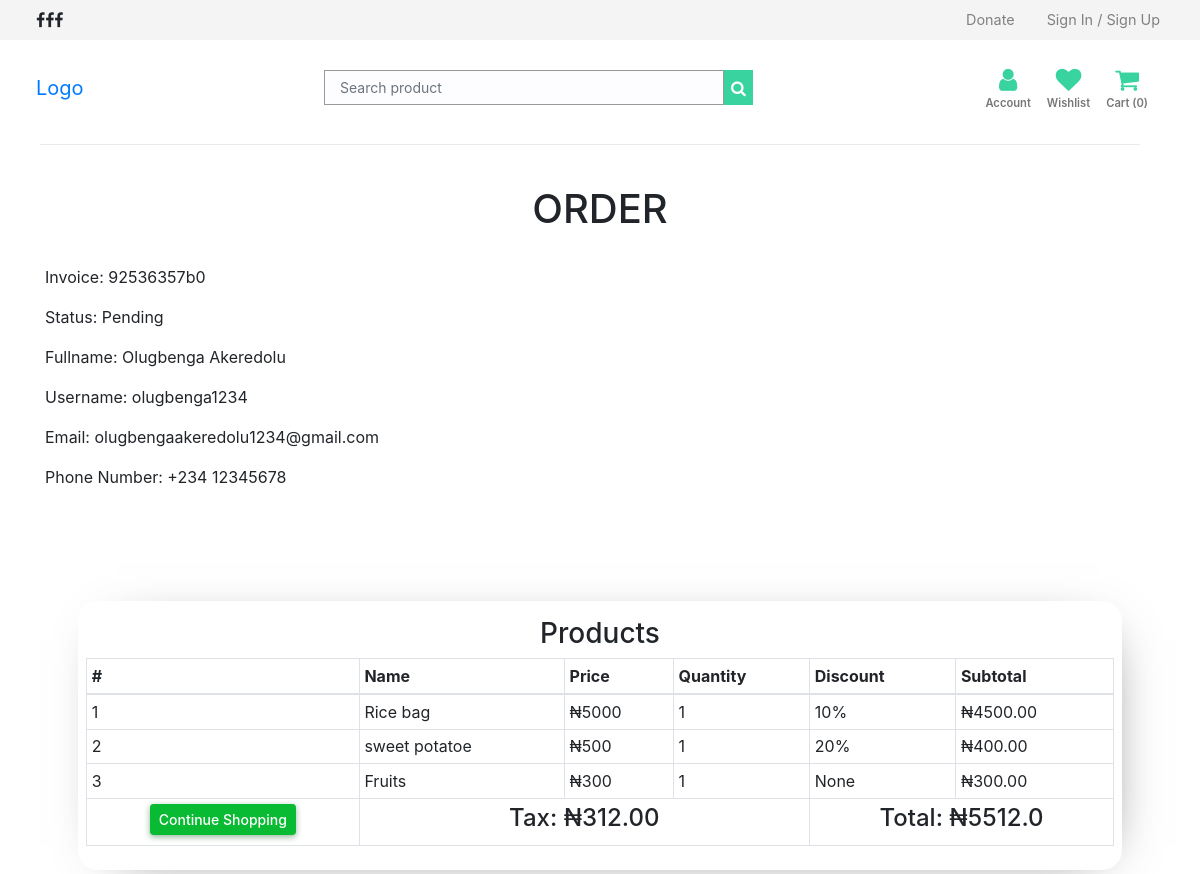
Screenshot of /orders/b6cfb48bec (signed in) with the database file from the repository.
### src/models.py (models this page shows, shortened)
class CustomerOrder(db.Model):
    id = db.Column(db.Integer, primary_key=True)
    invoice = db.Column(db.String(20), unique=True, nullable=False)
    status = db.Column(db.String(20), default='Pending', nullable=False)
    customer_id = db.Column(db.Integer, unique=False)
    date_created = db.Column(db.DateTime, default=datetime.utcnow, nullable=False)
    orders = db.Column(JsonEncodedDict)

class User(UserMixin, db.Model):
    id = db.Column(db.Integer, primary_key=True)
    username = db.Column(db.String(100), unique=True)
    firstname = db.Column(db.String(100))
    lastname = db.Column(db.String(100))
    password = db.Column(db.String(200))
    email = db.Column(db.String(200), unique=True)
    address = db.Column(db.String(75), nullable=True)
    state = db.Column(db.String(75), nullable=True)
    lga = db.Column(db.String(75), nullable=True)
    phone = db.Column(db.String(100), nullable=True)
    bvn = db.Column(db.String(100), nullable=True)
    usertype = db.Column(db.String)
    image_file = db.Column(db.String(200), nullable=False, default='default.png')
    date_created = db.Column(db.DateTime, nullable=False, default=datetime.utcnow)
    amount_donated = db.relationship(
                                    'Donated',
                                    foreign_keys='Donated.donated_by_id',
                                    backref='donater',
                                    lazy=True)
    @property
    def unhashed_password(self):
        raise AttributeError('Cannot view unhashed password')

### src/routes/store.py (the view)
@store.route('/orders/<invoice>')
@login_required
def orders(invoice):
    if current_user.is_authenticated:
        grandTotal = 0
        subTotal = 0
        customer_id = current_user.id
        customer = User.query.filter_by(id=customer_id).first()
        orders = CustomerOrder.query.filter_by(customer_id=customer_id).order_by(CustomerOrder.id.desc()).first()
        for _key, product in orders.orders.items():
            discount = (product['discount']/100) * float(product['price'])
            subTotal += float(product['price']) * int(product['quantity'])
            subTotal -= discount
            tax = ("%.2f" % (.06 * float(subTotal)))
            grandTotal = float("%.2f" % (1.06 * subTotal))
    else:
        return redirect(url_for('auth.login'))
    return render_template('order.html', invoice=invoice, tax=tax, subTotal=subTotal, grandTotal=grandTotal, customer=customer, orders=orders)

### src/models.py (called while the page is built)
    def process_result_value(self, value, dialect):
        if value is None:
            return {}
        else:
            return json.loads(value)

### src/templates/order.html (shortened to what this page needs)
{% from "/storebase.html" import render_aboutus, render_ourcauses, render_faq,
render_contactus, render_ourteam, render_sponsors, render_subscribenews,
render_takeaction, render_footer, render_js, render_css, render_donatemodal,
render_scrolltotop %}
<!DOCTYPE html>
<html lang="en-us">
  <head>
    <link
      rel="stylesheet"
      href="{{ url_for ('static', filename='dcarousel/owl.carousel.min.css')}}"
      type="text/css"
      media="all"
    />
    <link
      rel="stylesheet"
      href="{{ url_for ('static', filename='dcarousel/owl.theme.default.min.css')}}"
      type="text/css"
      media="all"
    />
    {{ render_css(render) }}
  </head>
  <body>
    <section id="store">
      <section class="top-nav">
        <nav class="navbar">
          <ul class="nav">
            <i class="fa fa-facebook-f"></i>
            <i class="fa fa-facebook-f"></i>
            <i class="fa fa-facebook-f"></i>
          </ul>
          <ul class="nav mr-sm-2 auth">
            <li class="nav-item">
              <a class="nav-link" href="/donate">Donate</a>
            </li>
            <li class="nav-item">
              <a class="nav-link" href="#">Sign In / Sign Up</a>
            </li>
          </ul>
        </nav>
      </section>
      <section class="bottom-nav">
        <nav class="navbar">
          <a href="/shop.html" class="navbar-brand">
            Logo
          </a>
          <form class="form-inline">
            <input
              class="form-control"
              type="search"
              placeholder="Search product"
              aria-label="Search product"
            />
            <button class="btn-primary" type="submit">
              <i class="fa fa-search"></i>
            </button>
          </form>
          <ul class="mr-sm-2 navbar-nav nav-right">
            <div class="account">
              <a href="profile.html" title="My account">
                <div class="icon">
                  <i class="fa fa-user"></i>
                </div>
                <p>Account</p>
              </a>
            </div>
            <div class="wishlist">
              <a href="wishlist.html" title="Wishlist">
                <div class="icon">
                  <i class="fa fa-heart"></i>
                </div>
                <p>Wishlist</p>
              </a>
            </div>
            <div class="cart">
              <a href="{{url_for('store.getCart')}}" title="Cart">
                <div class="icon">
                  <i class="fa fa-shopping-cart"></i>
                </div>
                <p>Cart ({{session['ShoppingCart']|length}})</p>
              </a>
            </div>
          </ul>
        </nav>
      </section>
      <div class="dropdown-divider dd"></div>
      <div class=" container col-md-4 p-1 text-center" id="flash_message">
    </div>
      <section id="cart">
        <div class="container text-center">
          <h1 class="p-4">ORDER</h1>
        </div>
        <div class="container pb-0 mb-0">
          <p>Invoice: {{orders.invoice}}</p>
              <p>Status: {{orders.status}}</p>
              <p>Fullname: {{customer.firstname}} {{customer.lastname}}</p>
              <p>Username: {{customer.username}}</p>
              <p>Email: {{customer.email}}</p>
              <p>Phone Number: +234 {{customer.phone}}</p>
        </div>
        <div class="container p-5">
          <div class="col-md conater mt-5 p-2 ">
            <table class="table table-sm col-md table-bordered">
              <h3 class="text-center m-2">Products</h3>
              <thead>
                <th>#</th>
                <th>Name</th>
                <th>Price</th>
                <th>Quantity</th>
                <th>Discount</th>
                <th>Subtotal</th>
              </thead>
              <tbody>
                {% for key, product in orders.orders.items() %} {% set
                discount = "%0.2f" |format((product.discount/100) *
                product.price|float) %}
                <tr>
                  <td>{{loop.index}}</td>
                  <td>{{product.name}}</td>
                    <td>&#x20A6;{{product.price}}</td>
                    <td>
                      {{product.quantity}}
                    </td>
                    {% if product.discount > 0 %}
                    <td>{{product.discount}}%</td>
                    {% else %}
                    <td>None</td>
                    {% endif %}
                    {% set subtotal = product.quantity|int * product.price|float
                    %}
                    <td>
                      &#x20A6;{{"%0.2f"|format((subtotal|float) -
                      discount|float)}}
                    </td>
                </tr>
                {% endfor %}
                <tr class="text-center">
                  <td>
                    <a href="/shop.html" class="btn btn-primary btn-sm">
                      Continue Shopping
                    </a>
                  </td>
                  <td colspan="3"><h4>Tax: &#x20A6;{{tax}}</h4></td>
                  <td colspan="4"><h4>Total: &#x20A6;{{grandTotal}}</h4></td>
                </tr>
              </tbody>
            </table>
          </div>
        </div>
      </section>
    </section>
  </body>
</html>

### src/static/css/store.css (style rules this page uses)
.form-control { transition: .3s !important; background-color: #fdfdff !important; border-color: #e4fce8 !important; }
#cart .table { margin-bottom: 1rem; color: #212529; border-radius: 20px; background-color: #fff; padding: 20px; }
#cart .conater { border-radius: 20px; width: 100%; -webkit-box-shadow: 8px 8px 53px -32px rgba(0,0,0,0.75); -moz-box-shadow: 8px 8px 53px -32px rgba(0,0,0,0.75); box-shadow: 8px 8px 53px -32px rgba(0,0,0,0.75); }
#cart { --font-family-sans-serif: -apple-system,BlinkMacSystemFont,"Segoe UI",Roboto,"Helvetica Neue",Arial,"Noto Sans",sans-serif,"Apple Color Emoji","Segoe UI Emoji","Segoe UI Symbol","Noto Color Emoji"; --font-family-monospace: SFMono-Regular,Menlo,Monaco,Consolas,"Liberation Mono","Courier New",monospace; }
#cart .btn-primary, .btn-primary.disabled { box-shadow: 0 2px 6px #93b69b; background-color: #08bb33; border-color: #08bb33; color: #fff !important; }
#cart a { color: #38d39f !important; font-weight: 500; transition: all 0.5s; -webkit-transition: all 0.5s; -o-transition: all 0.5s; }
#displayproducts .input-group-text, select.form-control:not([size]):not([multiple]), .form-control:not(.form-control-sm):not(.form-control-lg) { font-size: 14px; padding: 10px 15px; }
.bottom-nav .navbar-nav { flex-direction: row; }
#store { text-decoration: none !important; }
#store .top-nav { background: #f4f4f4 !important; padding: 0px; height: 40px; align-content: center; display: grid; }
#store .top-nav nav { margin-left: 20px; }
#store .bottom-nav { background: #fff; padding: 0px; align-content: center; margin-left: 20px; margin-right: 20px; }
#store .bottom-nav input { width: 400px; border-radius: 0px; border: .5px solid #999 !important; }
#store .bottom-nav button { height: 35px; border-radius: 0px; background: #38d39f; border: 1px solid #38d39f !important; color: #fff; align-content: center; display: grid; }
#store .nav-right { text-align: center; padding-top: 20px; }
#store .nav-right p { color: #777; font-size: .7rem; text-transform: capitalize; font-weight: 600; }
#store .nav-right i { color: #38d39f; font-size: 1.6rem; text-decoration: none; transition: .3s; }
#store .top-nav a { color: gray; font-size: .9rem; }
#store .account,.cart,.wishlist { margin-right: 8px; margin-left: 8px; }
#store .dd { margin-right: 60px; margin-left: 40px; }

### rows the page displays
CustomerOrder: invoice "92536357b0", status "Pending"
User: firstname "Olugbenga", lastname "Akeredolu", username "olugbenga1234", email "olugbengaakeredolu1234@gmail.com", phone "12345678"

### other values shown
{{ session['ShoppingCart']|length }} "0"
{{ product.name }} "Rice bag" "sweet potatoe" "Fruits"
{{ product.price }} "5000" "500" "300"
{{ product.quantity }} "1" "1" "1"
{{ product.discount }} "10" "20"
{{ tax }} "312.00"
{{ grandTotal }} "5512.0"
